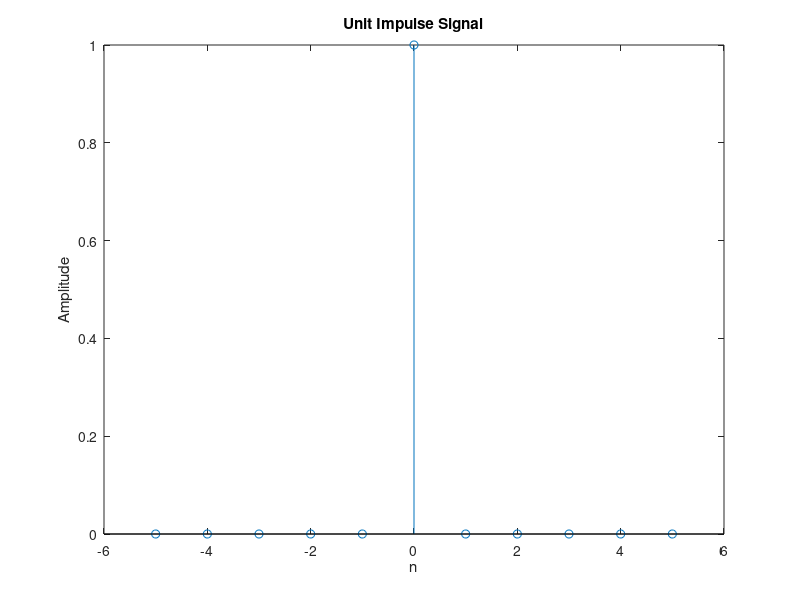
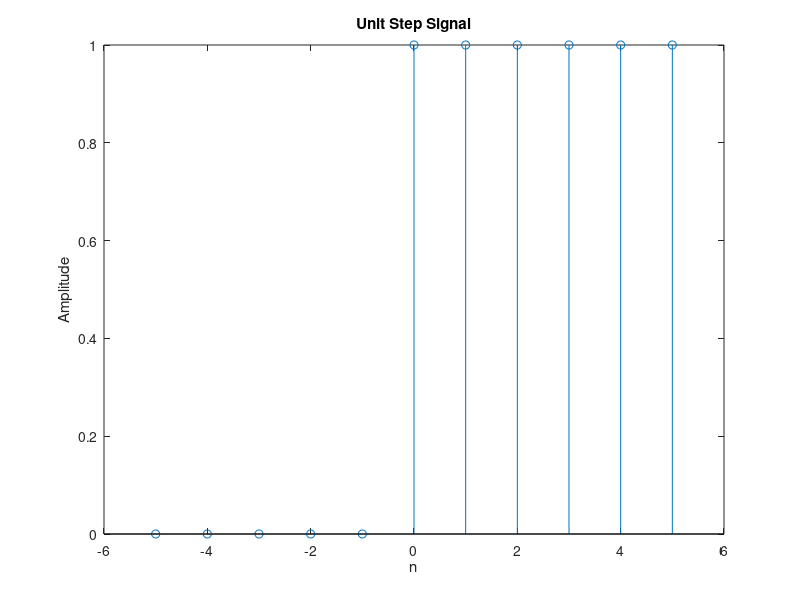
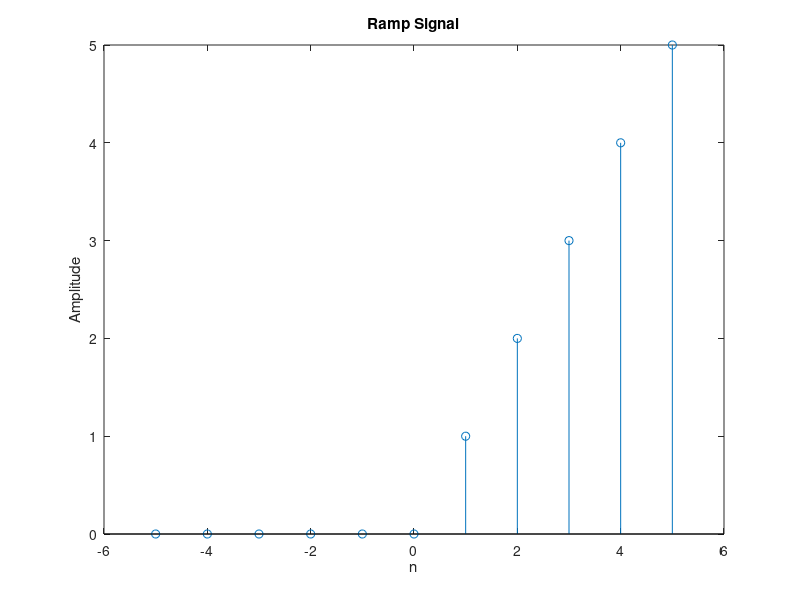
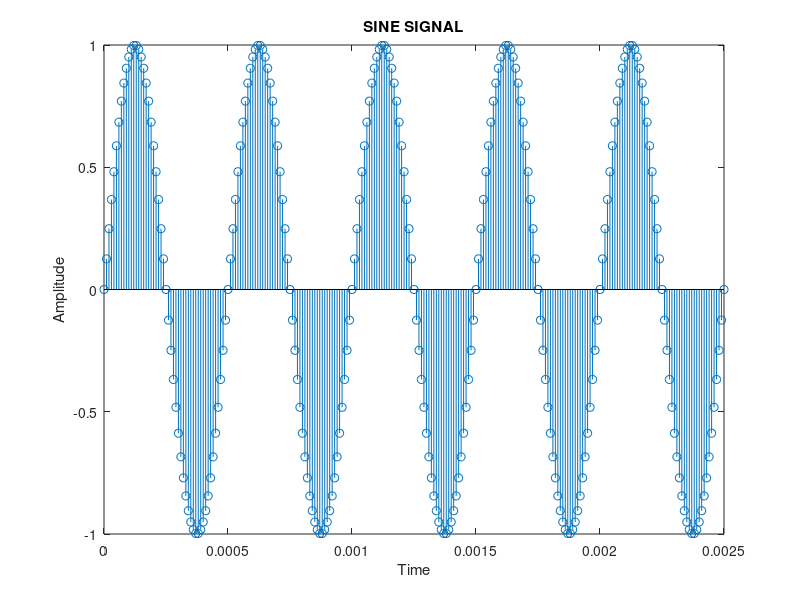

MATLAB code for these plots, in order:
clc;
clear;
close all;

% time axis
n = -5:5;

%% UNIT IMPULSE
for i = 1:length(n)
    if n(i) == 0
        impulse(i) = 1;
    else
        impulse(i) = 0;
    end
end

figure(1);
stem(n, impulse);
title('Unit Impulse Signal');
xlabel('n');
ylabel('Amplitude');

%% UNIT STEP 
for i = 1:length(n)
    if n(i) >= 0
        step(i) = 1;
    else
        step(i) = 0;
    end
end

figure(2);
stem(n, step);
title('Unit Step Signal');
xlabel('n');
ylabel('Amplitude');

%% RAMP SIGNAL
for i = 1:length(n)
    if n(i) >= 0
        ramp(i) = n(i);
    else
        ramp(i) = 0;
    end
end

figure(3);
stem(n, ramp);
title('Ramp Signal');
xlabel('n');
ylabel('Amplitude');

%%SINE SIGNAL
f0=2000;  % input frequency (kHz)
cycles=5; % number of cycles in the signal
Fs=50*f0; % to obtain smooth sine wave 
t=0:1/Fs:cycles/f0;
y=sin(2*pi*f0*t);
figure(4);
stem(t,y);
xlabel("Time");
ylabel("Amplitude");
title("SINE SIGNAL");
